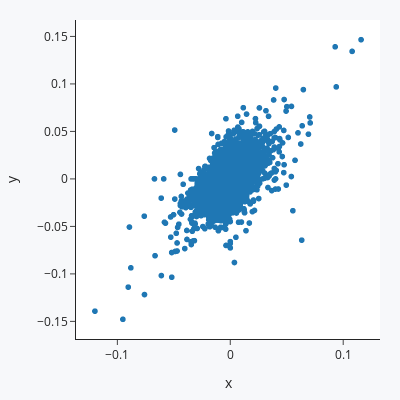

Here is the notebook cell this chart was saved with:
### Code cell
fig = px.scatter(x=result_ibov_sp500['^GSPC'], y=result_ibov_sp500['^BVSP'],
                 template='simple_white', width=400, height=400)
fig.update_layout(paper_bgcolor="#f7f8fa", margin=dict(l=20, r=20, t=20, b=20))
fig.show()

### Figure 1 — Plotly figure (JSON) as saved in the notebook; plotly's stock layout.template omitted (floating-point values rounded to 4 significant figures; data arrays with more than 128 entries replaced by an {"elided": "..."} marker saying what was removed)
{"data": [{"hovertemplate": "x=%{x}<br>y=%{y}<extra></extra>", "legendgroup": "", "marker": {"color": "#1F77B4", "symbol": "circle"}, "mode": "markers", "name": "", "showlegend": false, "type": "scattergl", "x": {"elided": "6135 float values"}, "xaxis": "x", "y": {"elided": "6135 float values"}, "yaxis": "y"}], "layout": {"height": 400, "legend": {"tracegroupgap": 0}, "margin": {"b": 20, "l": 20, "r": 20, "t": 20}, "paper_bgcolor": "#f7f8fa", "width": 400, "xaxis": {"anchor": "y", "domain": [0, 1], "title": {"text": "x"}}, "yaxis": {"anchor": "x", "domain": [0, 1], "title": {"text": "y"}}}}
